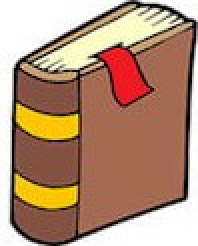
#> input picture blob/Cimg.jpg, 99 x 123 px, given in place of the camera (shown 2 times larger)
$ jupyter execute 'transparent object.ipynb'
#> lines starting #> are read from the running program, lines starting #| are printed output that depends on the picture; after the words box and inside, x2 and y2 are one past the last pixel; in counts of white or black regions, pixels touching at a corner belong together
[cell 1]
import cv2
import time
import numpy as np
import matplotlib.pyplot as plt

[cell 2]
def nothing(x):
    pass

cap= cv2.VideoCapture(0,cv2.CAP_DSHOW)
cap.set(3,1280)
cap.set(4,720)

cv2.namedWindow("Trackbars")

cv2.createTrackbar("L - H", "Trackbars", 0, 179, nothing)
#> slider 'L - H' is set to 35
cv2.createTrackbar("L - S", "Trackbars", 0, 255, nothing)
#> slider 'L - S' is set to 51
cv2.createTrackbar("L - V", "Trackbars", 0, 255, nothing)
#> slider 'L - V' is set to 51
cv2.createTrackbar("U - H", "Trackbars", 179, 179, nothing)
cv2.createTrackbar("U - S", "Trackbars", 255, 255, nothing)
cv2.createTrackbar("U - V", "Trackbars", 255, 255, nothing)


while True:
    _, frame = cap.read()
#> frame is the input picture: shape (123, 99, 3); mean B, G, R 119.1, 143.3, 179.3
    frame = cv2.flip( frame, 1 )
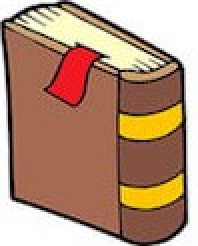
#> frame: shape (123, 99, 3) (shown 2 times larger); mean B, G, R 119.1, 143.3, 179.3

    hsv = cv2.cvtColor(frame, cv2.COLOR_BGR2HSV)
#> hsv: shape (123, 99, 3); mean H, S, V 27.8, 101.6, 179.7

    l_h = cv2.getTrackbarPos("L - H", "Trackbars")
    l_s = cv2.getTrackbarPos("L - S", "Trackbars")
    l_v = cv2.getTrackbarPos("L - V", "Trackbars")
    u_h = cv2.getTrackbarPos("U - H", "Trackbars")
    u_s = cv2.getTrackbarPos("U - S", "Trackbars")
    u_v = cv2.getTrackbarPos("U - V", "Trackbars")

    # set the lower and upper range according to the value selected by the trackbar.
    lower_range = np.array([l_h, l_s, l_v])
    upper_range = np.array([u_h, u_s, u_v])

    # filter and get the binary mask, where white represents your target color.
    mask = cv2.inRange(hsv, lower_range, upper_range)
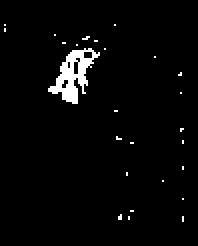
#> mask: shape (123, 99) (shown 2 times larger); 2.9% white; 26 white regions (25 under 20 px), largest, box (x1, y1, x2, y2) and area: (24, 24, 50, 52) 304

    # optionally you can also show the real part of the target color
    res = cv2.bitwise_and(frame, frame, mask=mask)
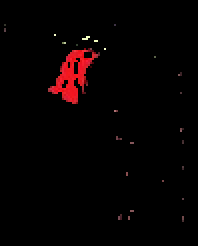
#> res: shape (123, 99, 3) (shown 2 times larger); mean B, G, R 1.4, 1.1, 6

    mask_3 = cv2.cvtColor(mask, cv2.COLOR_GRAY2BGR)

    # stack all frames and show it
    stacked = np.hstack((mask_3,frame,res))
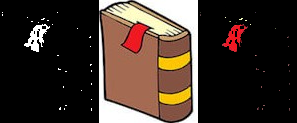
#> stacked: shape (123, 297, 3); mean B, G, R 42.6, 50.6, 64.3
    cv2.imshow('Trackbars',cv2.resize(stacked,None,fx=0.4,fy=0.4))
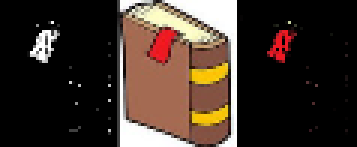
#> window 'Trackbars': shape (49, 119, 3) (shown 3 times larger); mean B, G, R 41.7, 49.7, 63.3

    key = cv2.waitKey(1)
#> (key Esc is pressed here)
    if key == 27:
        break

    if key == ord('s'):
        thearray = [[l_h,l_s,l_v],[u_h, u_s, u_v]]
        print(thearray)

        # Also save this array as harryval.npy
        np.save('harryval',thearray)
        break

cap.release()
cv2.destroyAllWindows()

[cell 3]
useload =True

if useload:
    harryval = np.load('harryval.npy')
#> (reads harry And virtualPen/harryval.npy from the repository)
